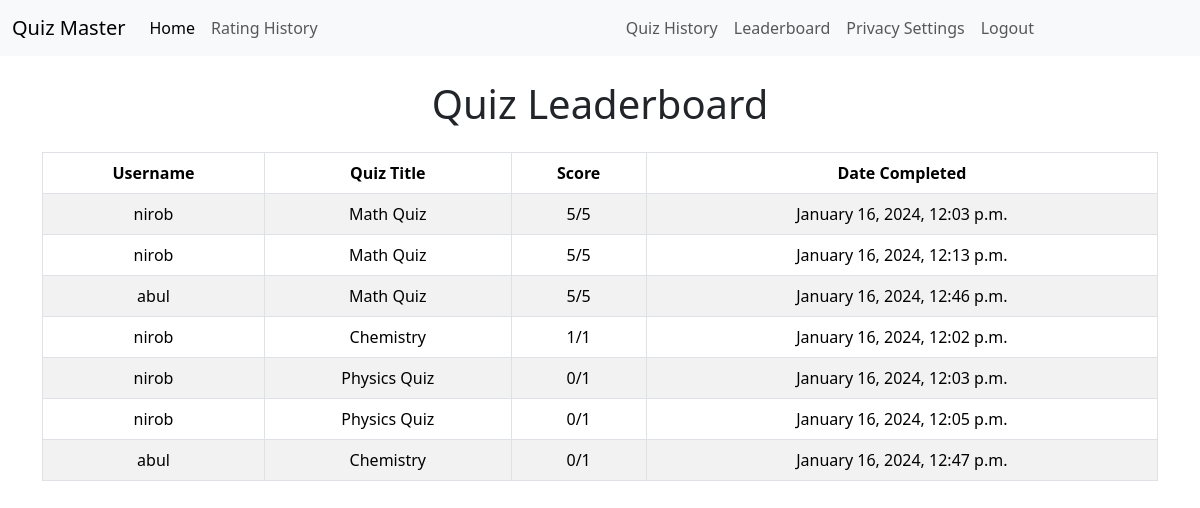
/leaderboard/ (signed in), run on an earlier commit of the app's database.
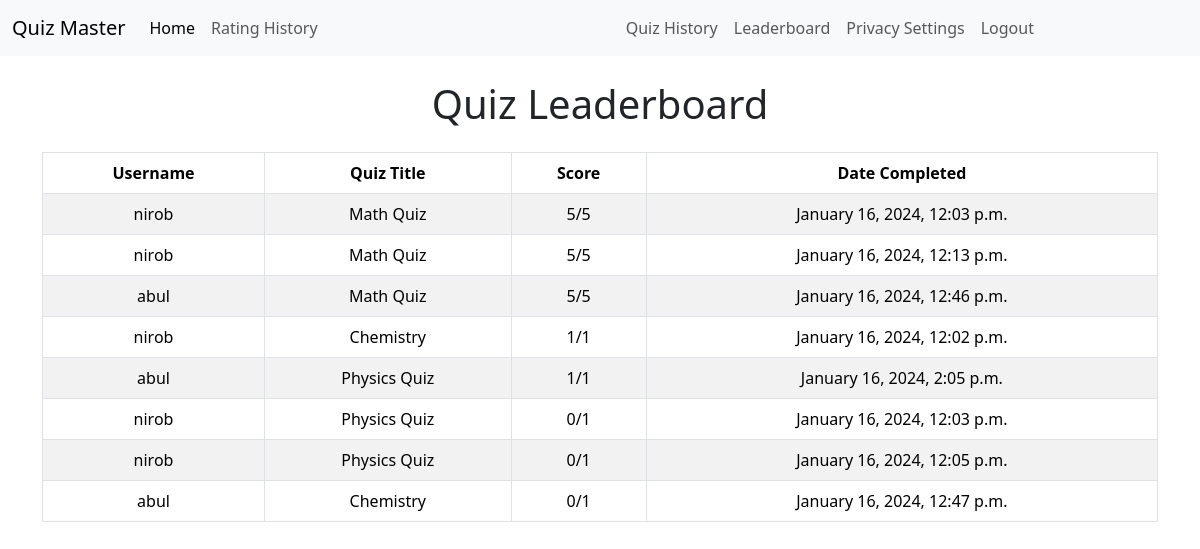
And on a later commit of the database.
### quizzes/models.py (models this page shows, shortened)
class UserQuizHistory(models.Model):
    user = models.ForeignKey(User, on_delete=models.CASCADE)
    quiz = models.ForeignKey(Quiz, on_delete=models.CASCADE)
    score = models.IntegerField()
    totalMarks = models.IntegerField(default=0)
    completed_at = models.DateTimeField(auto_now_add=True)

class Quiz(models.Model):
    title = models.CharField(max_length=255)
    description = models.TextField()
    category = models.ForeignKey(Category, on_delete=models.CASCADE)
    has_time_limit = models.BooleanField(default=False)

### core/views.py (the view)
# urls.py: path('leaderboard/', leaderboard, name='leaderboard'),
@login_required
def leaderboard(request):
    top_scores = UserQuizHistory.objects.order_by('-score')[:10]
    context = {
        'top_scores': top_scores,
    }
    return render(request, 'leaderboard.html', context)

### core/templates/leaderboard.html
{% extends 'base.html' %}
{% block content %}
<div class="container mt-4">
    {% if top_scores %}
        <h1 class="text-center mb-4">Quiz Leaderboard</h1>
        <table class="table table-striped table-bordered text-center">
            <thead class="thead-dark">
                <tr>
                    <th scope="col">Username</th>
                    <th scope="col">Quiz Title</th>
                    <th scope="col">Score</th>
                    <th scope="col">Date Completed</th>
                </tr>
            </thead>
            <tbody>
                {% for score in top_scores %}
                <tr>
                    <td>{{ score.user.username }}</td>
                    <td>{{ score.quiz.title }}</td>
                    <td>{{ score.score }}/{{ score.totalMarks }}</td>
                    <td>{{ score.completed_at|date:"F j, Y, g:i a" }}</td>
                </tr>
                {% endfor %}
            </tbody>
        </table>
    {% else %}
        <div style="height: 500px;" class="d-flex justify-content-center align-items-center">
            <p>No scores available.</p>
        </div>
    {% endif %}
</div>
{% endblock %}

What changed in the data, as far as the page shows it:
added UserQuizHistory: user.username "abul", quiz "Physics Quiz", score "1", totalMarks "1", completed_at "January 16, 2024, 2:05 p.m."
